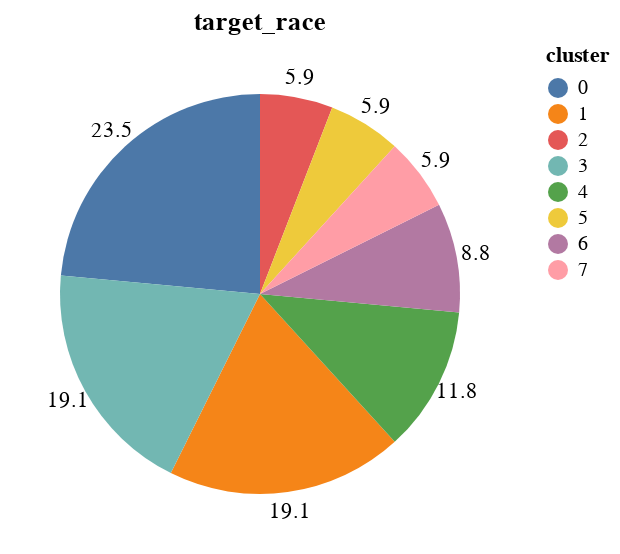

Notebook code for this chart:
### Markdown cell above
We have a simple pie chart. What if we want to see the percent values for each target group? <br>

### Code cell
# base chart we previously made
base = alt.Chart(single).mark_arc().encode(
    theta=alt.Theta(field = 'theta', type = 'quantitative', stack = True),
    color=alt.Color(field = 'color', type = 'nominal', title='cluster')
).properties(
        title = f'target_race',
        width = 250,
        height = 250
    )

pie = base.mark_arc(outerRadius=100).encode(order=alt.Order(field="theta"))

# mark text will allow us to display the percent values
text = base.mark_text(radius = 110).encode(

    # we just need 1 decimal placae
    text=alt.Text('theta:Q', format='.1f'),

    # show text when theta > 0
    color=alt.condition(
        alt.datum.theta > 0,
        alt.value("black"),
        alt.value(None)
    )
)
pie + text

### Figure 1 — Vega-Lite specification as saved in the notebook (floating-point values rounded to 4 significant figures)
{"config": {"view": {"continuousWidth": 300, "continuousHeight": 300}}, "layer": [{"mark": {"type": "arc", "outerRadius": 100}, "encoding": {"color": {"field": "color", "title": "cluster", "type": "nominal"}, "order": {"field": "theta"}, "theta": {"field": "theta", "stack": true, "type": "quantitative"}}, "title": "target_race"}, {"mark": {"type": "text", "radius": 110}, "encoding": {"color": {"condition": {"test": "(datum.theta > 0)", "value": "black"}, "value": null}, "text": {"field": "theta", "format": ".1f", "type": "quantitative"}, "theta": {"field": "theta", "stack": true, "type": "quantitative"}}, "title": "target_race"}], "data": {"name": "data-217e936e6a5847fa6b702764a6dd11c9"}, "height": 250, "width": 250, "$schema": "https://vega.github.io/schema/vega-lite/v5.16.3.json", "datasets": {"data-217e936e6a5847fa6b702764a6dd11c9": [{"theta": 23.53, "color": 0}, {"theta": 19.12, "color": 1}, {"theta": 5.882, "color": 2}, {"theta": 19.12, "color": 3}, {"theta": 11.76, "color": 4}, {"theta": 5.882, "color": 5}, {"theta": 8.824, "color": 6}, {"theta": 5.882, "color": 7}]}}
